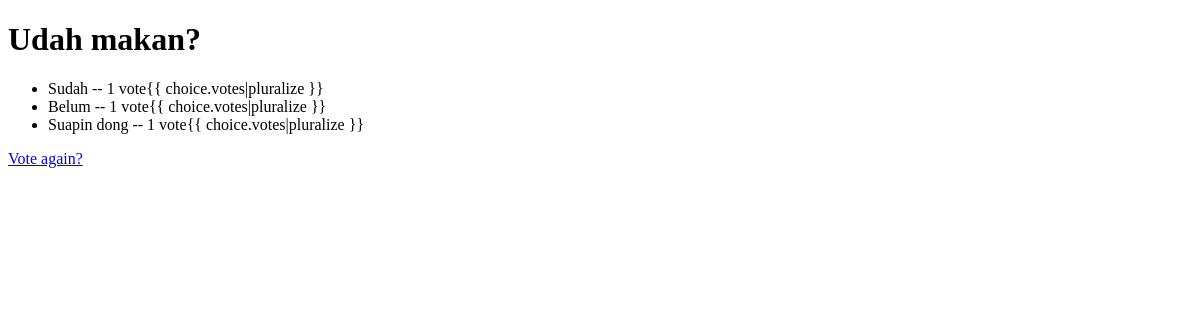
Before: /polls/5/results/ with the older database file.
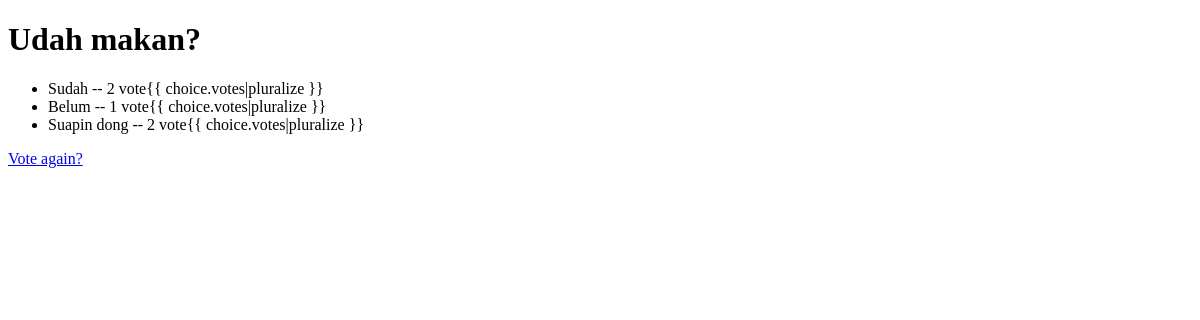
After: the same page with the newer database file.
### polls/models.py (models this page shows, shortened)
class Question(models.Model):
    question_text = models.CharField(max_length=200)
    pub_date = models.DateTimeField("date published")

class Choice(models.Model):
    question = models.ForeignKey(Question, on_delete=models.CASCADE)
    choice_text = models.CharField(max_length=200)
    votes = models.IntegerField(default=0)

### polls/views.py (the view)
# urls.py: path("<int:pk>/results/", views.ResultsView.as_view(), name="results"),
class ResultsView(generic.DetailView):
    model = Question
    template_name = "polls/results.html"

### polls/templates/polls/results.html (shortened to what this page needs)
<!DOCTYPE html>
<html lang="en">
  <head>
  </head>
  <body>
    <h1>{{ question.question_text }}</h1>
    <ul>
      {% for choice in question.choice_set.all %}
      <li>
        {{ choice.choice_text }} -- {{ choice.votes }} vote{{
        choice.votes|pluralize }}
      </li>
      {% endfor %}
    </ul>
    <a href="{% url 'polls:detail' question.id %}">Vote again?</a>
  </body>
</html>

Changed rows visible on the page:
changed Choice "Sudah": votes "1" → "2"
changed Choice "Suapin dong": votes "1" → "2"
